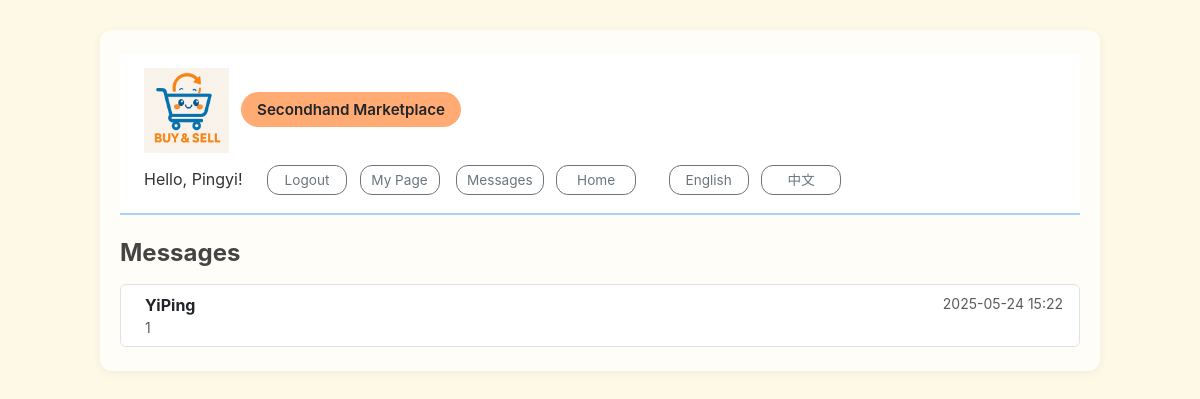
The app's page /message/ (signed in) with its own data.
### market/models.py (models this page shows, shortened)
class Message(models.Model):
    sender = models.ForeignKey(User, related_name='sent_messages', on_delete=models.CASCADE)
    receiver = models.ForeignKey(User, related_name='received_messages', on_delete=models.CASCADE)
    content = models.TextField()
    timestamp = models.DateTimeField(auto_now_add=True)
    is_read = models.BooleanField(default=False)
    item = models.ForeignKey(Item, null=True, blank=True, on_delete=models.SET_NULL)
    decision = models.CharField(
        max_length=10,
        choices=[('pending', 'Pending'), ('accepted', 'Accepted'), ('rejected', 'Rejected')],
        default='pending'
    )

### market/views.py (the view)
# urls.py: path('message/', views.messages_center, name='message'),
@login_required
def messages_center(request):
    user = request.user
    all_threads = (
        Message.objects
        .filter(Q(sender=user) | Q(receiver=user))
        .annotate(
            partner=Case(
                When(sender=user, then=F('receiver')),
                default=F('sender'),
                )
        )
    )
    latest_message_ids = (
        all_threads.values('partner')
        .annotate(latest_id=Max('id'))
        .values_list('latest_id', flat=True)
    )
    latest_conversations = Message.objects.filter(id__in=latest_message_ids).order_by('-timestamp')
    for msg in latest_conversations:
        msg.other_user = msg.receiver if msg.sender == user else msg.sender
    return render(request, 'pages/messages.html', {
        'latest_conversations': latest_conversations
    })

### templates/pages/messages.html (shortened to what this page needs)
{% extends "pages/base.html" %}
{% load i18n %}
{% block content %}
<h4 class="mb-3">{% trans "Messages" %}</h4>
<ul class="list-group">
  {% for msg in latest_conversations %}
    <a href="{% url 'chat_thread' msg.other_user.username %}" class="list-group-item list-group-item-action d-flex justify-content-between align-items-start text-decoration-none">
      <div class="ms-2 me-auto">
        <div class="fw-bold">
          {{ msg.other_user.username }}
        </div>
        <small class="text-muted">{{ msg.content|truncatewords:10 }}</small>
      </div>
      <span class="text-muted small">{{ msg.timestamp|date:"Y-m-d H:i" }}</span>
    </a>
  {% empty %}
    <li class="list-group-item">{% trans "No messages yet." %}</li>
  {% endfor %}
</ul>
{% endblock %}

### templates/pages/base.html (shortened to what this page needs)
{% load i18n %}
{% load static %}
<html lang="{{ LANGUAGE_CODE }}">
<head>
    <link href="https://cdn.jsdelivr.net/npm/bootstrap@5.3.3/dist/css/bootstrap.min.css" rel="stylesheet">
    <link rel="stylesheet" type="text/css" href="{% static 'style.css' %}">
</head>
<body>
    <div class="container py-4">
        <nav class="d-flex justify-content-between align-items-center mb-4">
        <div class="d-flex align-items-center">
            <img src="{% static 'logo.png' %}" alt="Logo" class="logo me-2">
            <h3 class="m-0"><a href="/" class="text-decoration-none text-dark">{% trans "Secondhand Marketplace" %}</a></h3>
        </div>
            <div>
                {% if user.is_authenticated %}
                    <span class="me-3">{% trans "Hello" %}, {{ user.username }}!</span>
                    <form method="post" action="{% url 'logout' %}" style="display: inline;">
                        <button type="submit" class="btn btn-outline-secondary btn-sm">{% trans "Logout" %}</button>
                    </form>
                {% else %}
                    <a href="{% url 'login' %}" class="btn btn-outline-primary  me-2">{% trans "Login" %}</a>
                    <a href="{% url 'register' %}" class="btn btn-primary ">{% trans "Register" %}</a>
                {% endif %}
                <a href="{% url 'my' %}" class="btn btn-outline-secondary  me-2">
                    {% trans "My Page" %}
                </a>
                <a href="{% url 'message' %}" class="btn btn-outline-secondary mx-1">
                {% trans "Messages" %}
                </a>
                <a href="{% url 'home' %}" class="btn btn-outline-secondary  me-2">
                    {% trans "Home" %}
                </a>
                <form action="{% url 'set_language' %}" method="get" class="d-inline ms-3">
                    <button type="submit" class="btn  btn-outline-secondary">English</button>
                </form>
                <form action="{% url 'set_language' %}" method="get" class="d-inline">
                    <button type="submit" class="btn  btn-outline-secondary">中文</button>
                </form>
            </div>
        </nav>
        {% block content %}{% endblock %}
    </div>
</body>
</html>

### static/style.css (style rules this page uses)
body { font-family: -apple-system, BlinkMacSystemFont, "Segoe UI", Roboto, "Helvetica Neue", Arial, "Noto Sans", sans-serif, "PingFang SC", "Hiragino Sans GB", "Microsoft YaHei", "Heiti SC"; margin: 0; padding: 0; background-color: #fef9e7; color: #333; word-break: break-word; line-height: 1.5; }
nav { display: flex; justify-content: space-between; align-items: center; background-color: #fff; padding: 14px 24px; flex-wrap: wrap; gap: 0.5rem; border-bottom: 2px solid #a3d5ff; }
nav a, nav button { background-color: #ffab73; color: white; border: none; border-radius: 20px; padding: 8px 16px; margin: 4px; font-weight: 600; text-decoration: none; transition: 0.3s; font-size: 0.95rem; white-space: nowrap; }
.container { max-width: 1000px; margin: 30px auto; padding: 20px; background-color: #fffdf7; border-radius: 12px; box-shadow: 0 2px 10px rgba(0,0,0,0.05); }
h4 { font-weight: bold; margin-bottom: 1rem; color: #444; }
form { margin-bottom: 2rem; }
.logo { height: 85px; width: auto; object-fit: contain; }
nav .btn { padding: 4px 10px; font-size: 0.85rem; border-radius: 12px; min-width: 80px; }

### records on screen
Message: other_user.username "YiPing", content "1", timestamp "2025-05-24 15:22"

### other values on screen
{{ user.username }} "Pingyi"
